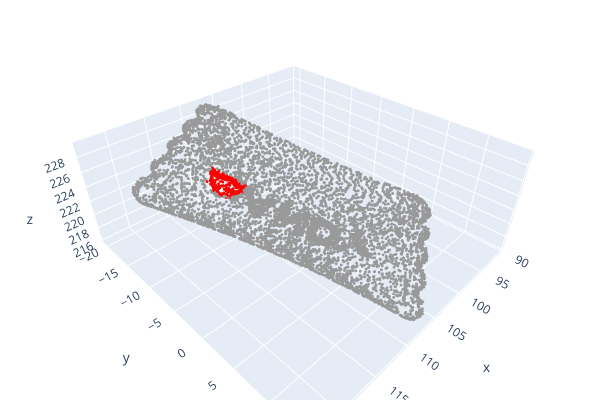

Notebook cell for this chart:
### Markdown cell above
## 安装notebook可视化所需库

```bash
sudo apt-get update && sudo apt-get install -y --no-install-recommends \
    libx11-6 \
    libxext6 \
    libxi6 \
    libxrandr2 \
    libxinerama1 \
    libxrender1 \
    libxfixes3 \
    libxcursor1 \
    libxkbcommon0 \
    libgl1 \
    libgl1-mesa-glx \
    libxxf86vm1 \
    libsm6 \
    libice6 \
	libegl1 \
    wget \
    ca-certificates \
    libc-bin
```

### Code cell
import open3d as o3d
import numpy as np

with open("out/demo_pred.pcd") as f:
    lines = f.readlines()
data_start = next(i for i, l in enumerate(lines) if l.startswith("DATA")) + 1
data = np.loadtxt(lines[data_start:])
points = data[:, :3]
labels = data[:, 3].astype(int)

# 按标签分配颜色
colors = np.zeros((len(labels), 3))
colors[labels == 0] = [0.6, 0.6, 0.6]
colors[labels == 1] = [1.0, 0, 0]
colors[labels == 2] = [0, 0, 1.0]

pcd = o3d.geometry.PointCloud()
pcd.points = o3d.utility.Vector3dVector(points)
pcd.colors = o3d.utility.Vector3dVector(colors)
o3d.visualization.draw_plotly([pcd], width=600, height=400)

### Figure 1 — Plotly figure (JSON) as saved in the notebook; plotly's stock layout.template omitted (floating-point values rounded to 4 significant figures; data arrays with more than 128 entries replaced by an {"elided": "..."} marker saying what was removed)
{"data": [{"marker": {"color": {"elided": "8192x3 float values"}, "size": 1}, "mode": "markers", "type": "scatter3d", "x": {"elided": "8192 float values"}, "y": {"elided": "8192 float values"}, "z": {"elided": "8192 float values"}}], "layout": {"height": 400, "margin": {"b": 0, "l": 0, "r": 0, "t": 0}, "scene": {"camera": {"center": {"x": 0, "y": 0, "z": 0}, "up": {"x": 0, "y": 0, "z": 1}}}, "showlegend": false, "width": 600}}
